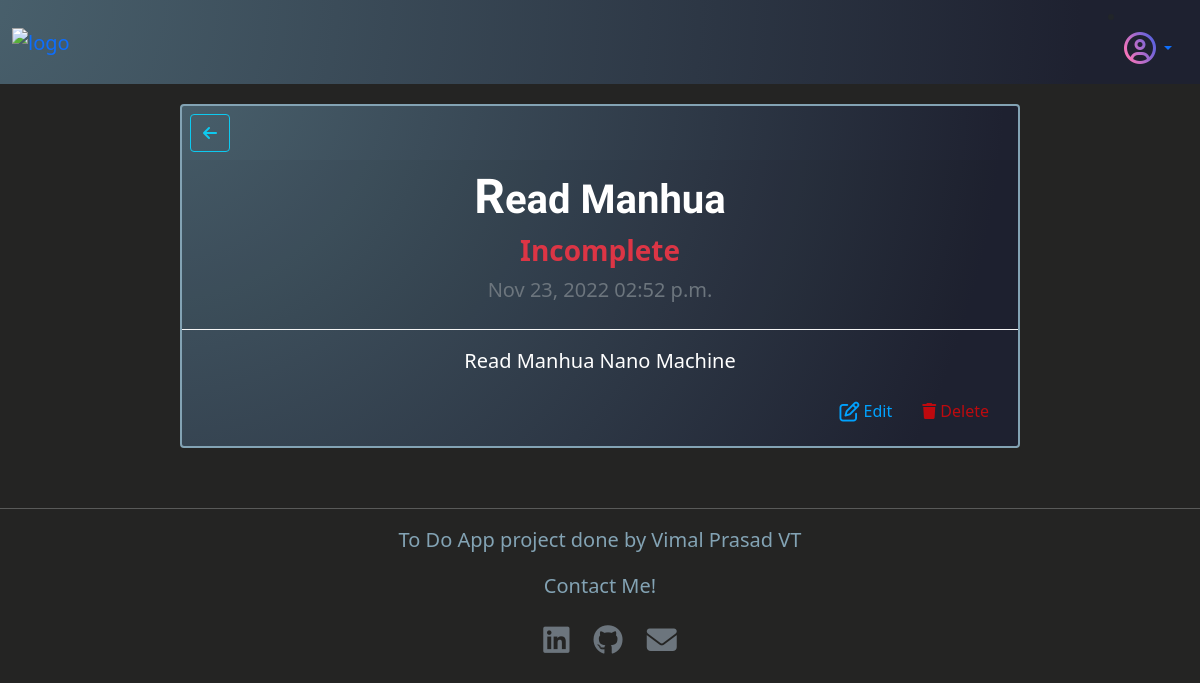
The app's page /3/ (signed in), older data.
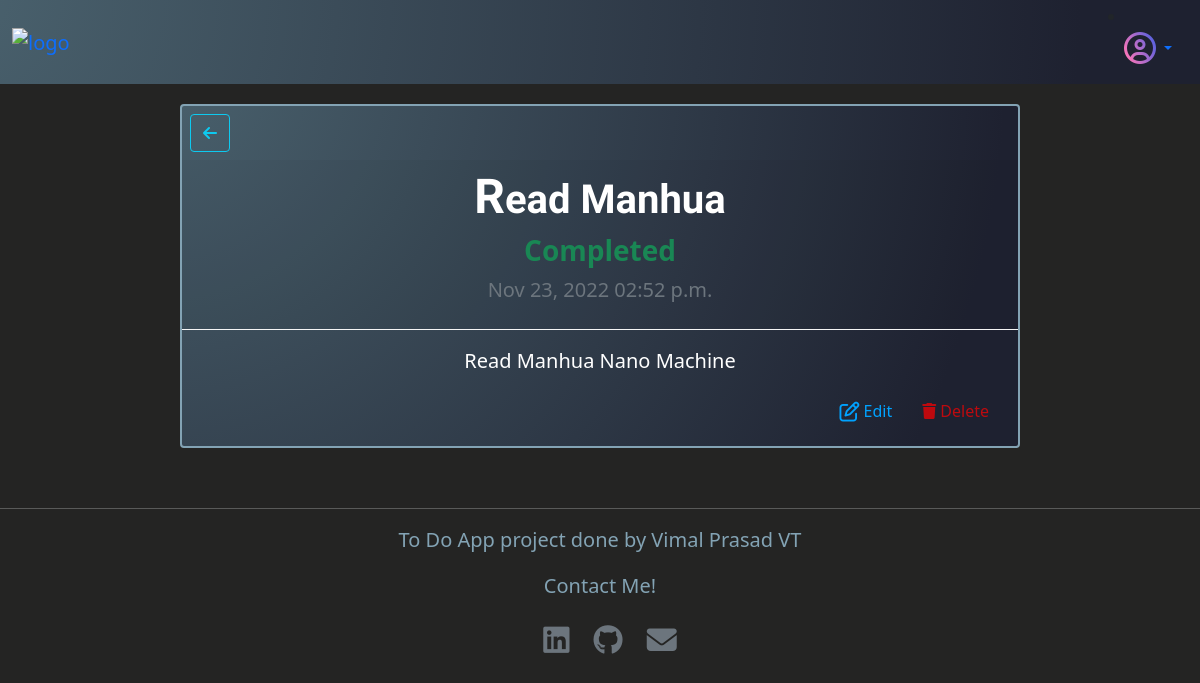
The same page, newer data.
### tasks/views.py (the view)
# urls.py: path("<int:pk>/", TaskDetail.as_view(), name="task_detail"),
class TaskDetail(LoginRequiredMixin, UserPassesTestMixin,  DetailView):
    model = Task
    template_name ="task_detail.html"
    def test_func(self):
        task = self.get_object()
        return task.author == self.request.user

### templates/task_detail.html (shortened to what this page needs)
{% extends 'base.html' %}
{% block content %}
<section class="task-detail">
    <div class="card" id="detail-card">
        <div class="float-start">
            <a class=" btn btn-outline-info link-back m-2" href="{% url 'home' %}"><i class="fa-solid fa-arrow-left"></i></a>
        </div>
        <div class="card-header" id="detail-header">
            <h1 class="text-center">{{ task.title }}</h1>
            {% if task.completed == True %}
            <h3 class="status text-success">Completed</h3>
            {% else %}
            <h3 class="status text-danger">Incomplete</h3>
            {% endif %}
            <p class="text-muted">{{ task.date_created|date:"M d, Y h:i a" }}</p>
        </div>
        <div class="card-body detail-body text-center">
            <p>{{ task.discription }}
                <div class="float-end">
                    <a  class="btn link-edit" href="{% url 'update' task.pk %}"
                        data-bs-toggle="tooltip" data-bs-placement="top" title="edit">
                        <i class="fa-regular fa-pen-to-square fa-lg me-1"></i>Edit
                    </a>
                    <a class="btn link-delete" href="{% url 'delete' task.pk %}"
                        data-bs-toggle="tooltip" data-bs-placement="top" title="delete">
                        <i class="fas fa-trash me-1"></i>Delete
                    </a>
                </div>
            </p>
        </div>
    </div>
</section>
{% endblock content %}

Row changes from the older to the newer data that the page shows:
changed Task "Read Manhua": completed False → True (drawn)
Text that changed along with them:
text no longer shown: "Incomplete"
text now shown: "Completed"
